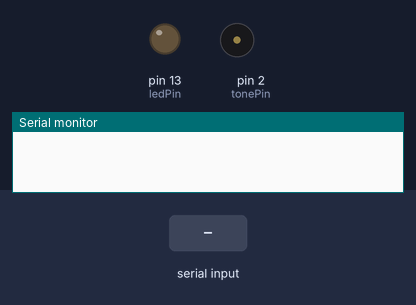
Bench run of a sketch on a simulated Arduino Uno, built with avr-gcc and run on an emulated ATmega328P. Shown: output pins drawn as LEDs (lit = HIGH), buzzer (waves = sounding), the last lines printed to the serial monitor. The inputs (shaded band) are chosen by the test bench.

Above: at 1.2 s.
1.3 s: "H" received over Serial
At 1.7 s:
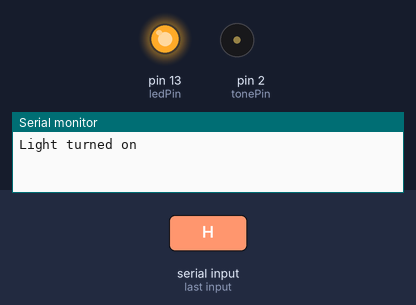
2.8 s: "1" received over Serial
At 3.05 s:
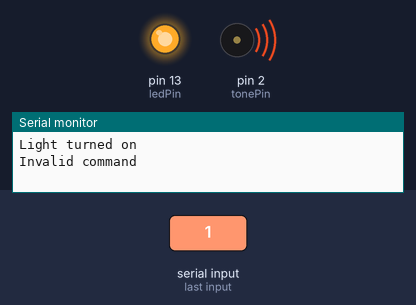
4.8 s: "L" received over Serial
At 5.6 s:
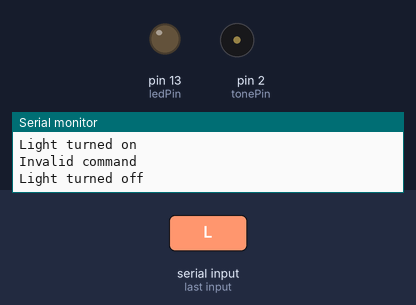
6.3 s: "0" received over Serial
At 6.55 s:
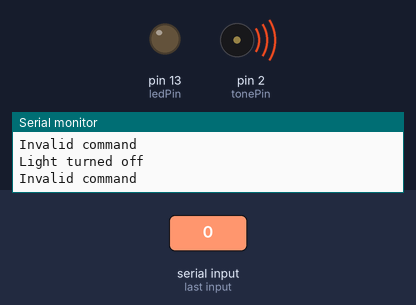
Timing chart, 0 to 9.3 s (numbered marks = the images above; inputs shaded):
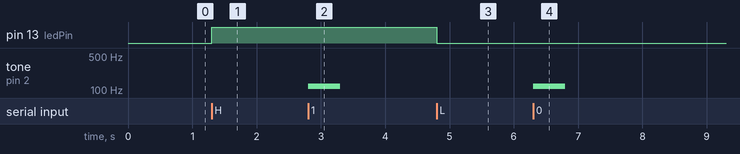

Measured:
- after the input at 1.3 s, pin 13 (ledPin): LOW → HIGH at once
- after the input at 2.8 s, tone on pin 2 (tonePin): silent → 120 Hz at once, → silent 0.50 s later
- after the input at 4.8 s, pin 13 (ledPin): HIGH → LOW at once
- after the input at 6.3 s, tone on pin 2 (tonePin): silent → 120 Hz at once, → silent 0.50 s later

The sketch:

Control_light_with_serial_monitor.ino
```cpp
const int tonePin = 2;
const int ledPin = 13; // the pin that the LED is attached to
int incomingByte;      // a variable to read incoming serial data into

void setup() {
  // initialize serial communication:
  Serial.begin(9600);
  // initialize the LED pin as an output:
  pinMode(ledPin, OUTPUT);
  pinMode(tonePin, OUTPUT);
}

void loop()
{
  // see if there's incoming serial data:
  if (Serial.available() > 0) {
    // read the oldest byte in the serial buffer:
    incomingByte = Serial.read();
    // if it's a capital H (ASCII 72), turn on the LED:
    if (incomingByte == 'H') {
      digitalWrite(ledPin, HIGH);
      Serial.println("Light turned on");
    }
    // if it's an L (ASCII 76) turn off the LED:
    if (incomingByte == 'L')
    {
      digitalWrite(ledPin, LOW);
      Serial.println("Light turned off");
    }
    if (incomingByte != 'H' && incomingByte != 'L')
    {
      Serial.println("Invalid command");
      tone(tonePin, 120, 500);
    }
  }
}
```
